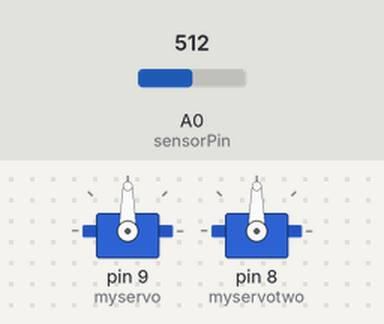
Simulated run of this sketch. Board: Arduino Uno, built with avr-gcc and run on an emulated ATmega328P. Shown: 2 × servo. Inputs (shaded band) come from the test bench; at power-on: A0 (sensorPin) = 512.

Above: at 5.8 s.
5.9 s: A0 (sensorPin) set to 793
11.9 s: A0 (sensorPin) set to 807
At 15.45 s:
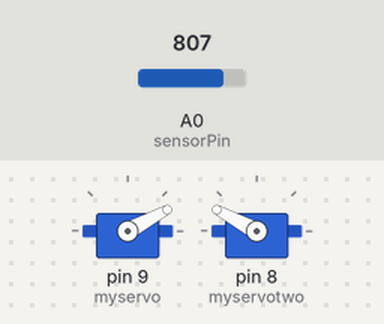
At 19.7 s:
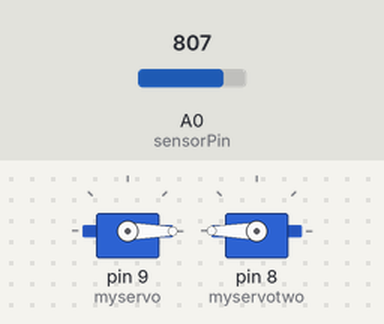
Timing chart, 0 to 21.2 s (numbered marks = the images above; inputs shaded):
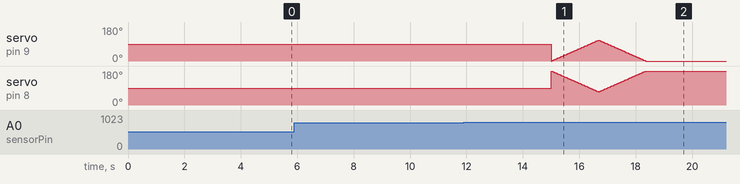

The sketch:

servomotorswhile.ino
```cpp
#include <Servo.h>

Servo myservo;
Servo myservotwo; // create servo object to control a servo
// twelve servo objects can be created on most boards

int pos = 0;          // variable to store the servo position
int pos2 = 0;
int sensorPin = A0;    // select the input pin for the potentiometer
int sensorValue = 0;  // variable to store the value coming from the sensor
int motors = (9, 8);
int i = 0;

void setup() {
  myservo.attach(9);  // attaches the servo on pin 9 to the servo object
  myservotwo.attach(8);
  pinMode(motors, OUTPUT);
}

void loop() {
  sensorValue = analogRead(sensorPin);
  if (sensorValue > 800 && i==0){
    digitalWrite(motors, HIGH);
    for (pos = 0; pos <= 110; pos += 1) { // goes from 0 degrees to 180 degrees
      // in steps of 1 degree
      int pos2 = abs(pos - 180) ;
      myservo.write(pos);     // tell servo to go to position in variable 'pos'
      myservotwo.write(pos2);
      delay(15);                       // waits 15ms for the servo to reach the position
    }
    for (pos = 110; pos >= 0; pos -= 1) { // goes from 180 degrees to 0 degrees
      int pos2 = abs(pos - 180);
      myservo.write(pos);             // tell servo to go to position in variable 'pos'
      myservotwo.write(pos2);
      delay(15); // waits 15ms for the servo to reach the position
    }
    i=1;
    delay(64800000);
  }else {
    digitalWrite(motors, LOW);
    i=0;
    delay(5000);
}
}
```

Measured:
- the behaviour switches between 800 and 801 on A0 (sensorPin) (found by bisection; images 0 and 1)
- after the input at 5.9 s, every drawn part: stays the same
